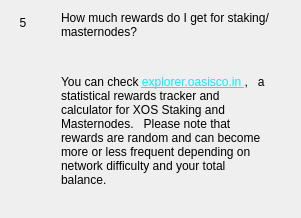
                  <widget class="QWidget" name="widgetFaq5" native="true">
                   <layout class="QHBoxLayout" name="horizontalPage_5" stretch="0,1">
                    <item alignment="Qt::AlignTop">
                     <widget class="QLabel" name="labelNumber5">
                      <property name="minimumSize">
                       <size>
                        <width>24</width>
                        <height>24</height>
                       </size>
                      </property>
                      <property name="maximumSize">
                       <size>
                        <width>16777215</width>
                        <height>24</height>
                       </size>
                      </property>
                      <property name="text">
                       <string>5</string>
                      </property>
                      <property name="alignment">
                       <set>Qt::AlignCenter</set>
                      </property>
                     </widget>
                    </item>
                    <item>
                     <layout class="QVBoxLayout" name="verticalLayoutPage_5">
                      <property name="leftMargin">
                       <number>20</number>
                      </property>
                      <property name="rightMargin">
                       <number>20</number>
                      </property>
                      <item>
                       <widget class="QLabel" name="labelSubtitle5">
                        <property name="text">
                         <string>How much rewards do I get for staking/masternodes?</string>
                        </property>
                        <property name="wordWrap">
                         <bool>true</bool>
                        </property>
                       </widget>
                      </item>
                      <item>
                       <spacer name="verticalSpacer_50">
                        <property name="orientation">
                         <enum>Qt::Vertical</enum>
                        </property>
                        <property name="sizeType">
                         <enum>QSizePolicy::Fixed</enum>
                        </property>
                        <property name="sizeHint" stdset="0">
                         <size>
                          <width>20</width>
                          <height>30</height>
                         </size>
                        </property>
                       </spacer>
                      </item>
                      <item>
                       <widget class="QLabel" name="labelContent5">
                        <property name="text">
                         <string>&lt;html&gt;&lt;head/&gt;&lt;body&gt;&lt;p&gt;You can check &lt;a href='https://explorer.oasisco.in'&gt;&lt;span style='text-decoration: underline; color:#00f2fb;'&gt;explorer.oasisco.in &lt;/span&gt;&lt;/a&gt;,  &amp;nbsp; a statistical rewards tracker and calculator for XOS Staking and Masternodes.  &amp;nbsp; Please note that rewards are random and can become more or less frequent depending on network difficulty and your total balance.&lt;/p&gt;&lt;/body&gt;&lt;/html&gt;</string>
                        </property>
                        <property name="alignment">
                         <set>Qt::AlignLeading|Qt::AlignLeft|Qt::AlignTop</set>
                        </property>
                        <property name="wordWrap">
                         <bool>true</bool>
                        </property>
                        <property name="openExternalLinks">
                         <bool>true</bool>
                        </property>
                       </widget>
                      </item>
                      <item>
                       <spacer name="verticalSpacer_51">
                        <property name="orientation">
                         <enum>Qt::Vertical</enum>
                        </property>
                        <property name="sizeHint" stdset="0">
                         <size>
                          <width>20</width>
                          <height>20</height>
                         </size>
                        </property>
                       </spacer>
                      </item>
                     </layout>
                    </item>
                   </layout>
                  </widget>
